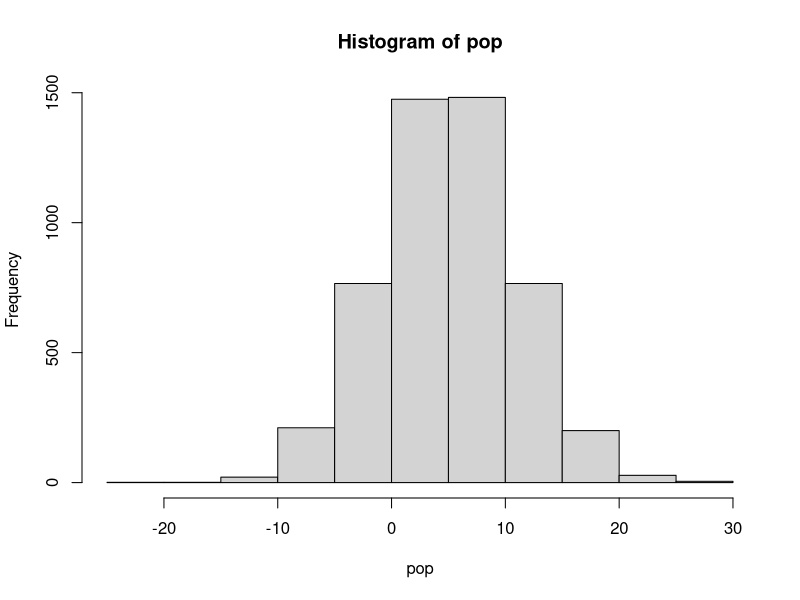
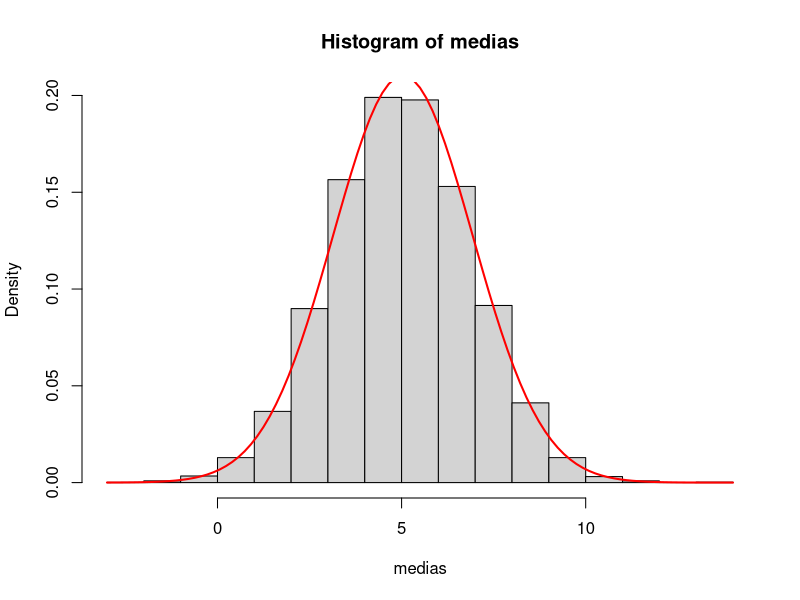
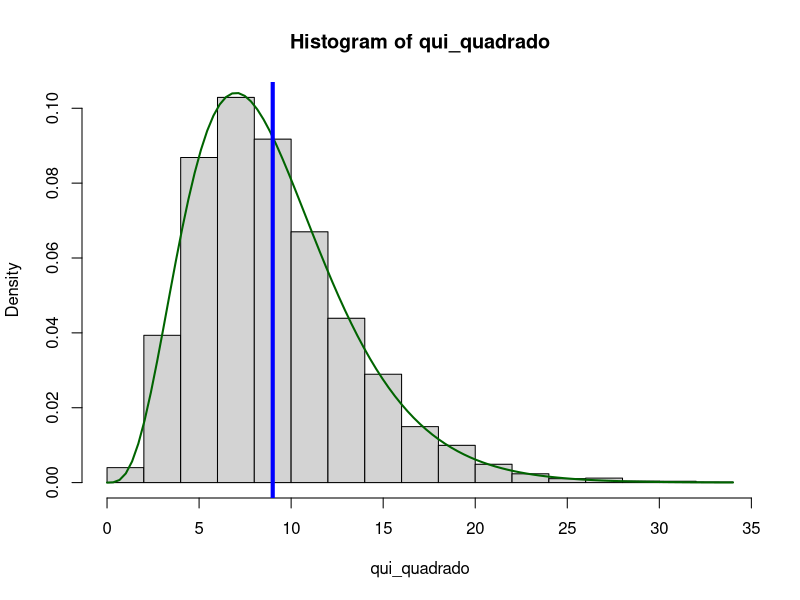

The R source for these figures, in order:
# Simulação de uma população com distribuição Normal
# com média 5 e desvio padrão 6 e N o tamanho da população
# 4956
set.seed(1235) # semente aleatória
pop <- rnorm(4956, 5, 6)
hist(pop)
med_pop <- mean(pop)
var_pop <- var(pop)
dp_pop <- sd(pop)

## Amostragem aleatória simples com reposição
## de tamanho n = 10
n = 10
medias = 0
var_amostral = 0
qui_quadrado = 0

for(i in 1:10000 ){
  amostra <- sample(pop, n, replace = TRUE)
  medias[i] <- mean(amostra)
  var_amostral[i] <- var(amostra)
}
qui_quadrado = (n-1)*var_amostral/var_pop

# Histograma para Média Amostral
hist(medias, probability = TRUE)
curve(dnorm(x,med_pop,dp_pop/sqrt(n)),
      add=TRUE,col="red",lwd=2)

# Histograma para a variáveil Qui-quadrado
hist(qui_quadrado, probability = TRUE)
curve(dchisq(x,n-1),
      add=TRUE, col="darkgreen",lwd=2)
abline(v=n-1,col="blue",
       lwd=4)

# Buscar o valor de Qui-quadrado
# para alpha de 10% a esquerda
qchisq(0.10, 11)

# para a área alpha acumulada à
# direita de 10%
qchisq(0.90, 11)

## buscar o valor de -t com alpha
## de 0,005 e 11 graus de liberdade
qt(0.005,11)

## buscar o valor de Qui-quadrado para
## 0,005 e 0,995
qchisq(0.005,11)
qchisq(0.995,11)
